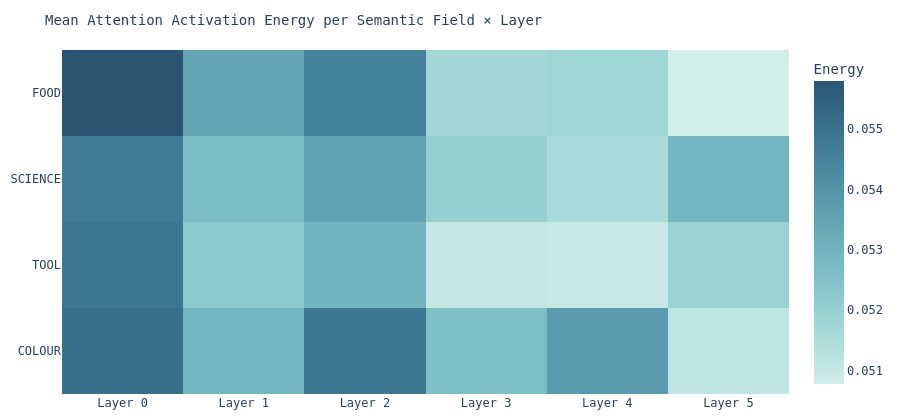

Here is the notebook cell this chart was saved with:
### Markdown cell above
### 3.1 — Probe B: Visualise mean activation energy per semantic field and layer

### Code cell
# Mean per-field activation across all layers (mean over roles)
layer_means = np.zeros((len(SEMANTIC_FIELDS), n_layers))
field_names = list(SEMANTIC_FIELDS.keys())

for f_idx, field in enumerate(field_names):
    mask = labels == field
    for l_idx in range(n_layers):
        role_cols = [f"L{l_idx}_{r}" for r in ROLES_ATT]
        layer_means[f_idx, l_idx] = df_act.loc[mask, role_cols].values.mean()

fig = px.imshow(
    layer_means,
    x=[f"Layer {i}" for i in range(n_layers)],
    y=field_names,
    color_continuous_scale="Teal",
    aspect="auto",
    title="Mean Attention Activation Energy per Semantic Field × Layer",
    labels={"color": "Energy"},
)
fig.update_layout(
    font_family="monospace",
    title_font_size=14,
    margin=dict(l=10, r=10, t=50, b=10),
    height=420,
)
fig.write_image(OUTPUT_DIR / "fig_01_activation_heatmap.png", scale=2)
fig.show()
print("Saved fig_01_activation_heatmap.png")

### Figure 1 — Plotly figure (JSON) as saved in the notebook; plotly's stock layout.template omitted (floating-point values rounded to 4 significant figures)
{"data": [{"coloraxis": "coloraxis", "hovertemplate": "x: %{x}<br>y: %{y}<br>Energy: %{z}<extra></extra>", "name": "0", "type": "heatmap", "x": ["Layer 0", "Layer 1", "Layer 2", "Layer 3", "Layer 4", "Layer 5"], "xaxis": "x", "y": ["FOOD", "SCIENCE", "TOOL", "COLOUR"], "yaxis": "y", "z": [[0.0558, 0.05346, 0.05454, 0.05172, 0.05183, 0.05078], [0.05471, 0.05272, 0.05357, 0.05205, 0.05162, 0.05293], [0.05483, 0.05228, 0.05299, 0.05108, 0.051, 0.05193], [0.05505, 0.05293, 0.05485, 0.05264, 0.05374, 0.05115]]}], "layout": {"coloraxis": {"colorbar": {"title": {"text": "Energy"}}, "colorscale": [[0, "rgb(209, 238, 234)"], [0.1667, "rgb(168, 219, 217)"], [0.3333, "rgb(133, 196, 201)"], [0.5, "rgb(104, 171, 184)"], [0.6667, "rgb(79, 144, 166)"], [0.8333, "rgb(59, 115, 143)"], [1, "rgb(42, 86, 116)"]]}, "font": {"family": "monospace"}, "height": 420, "margin": {"b": 10, "l": 10, "r": 10, "t": 50}, "title": {"font": {"size": 14}, "text": "Mean Attention Activation Energy per Semantic Field × Layer"}, "xaxis": {"anchor": "y", "domain": [0, 1]}, "yaxis": {"anchor": "x", "autorange": "reversed", "domain": [0, 1]}}}
